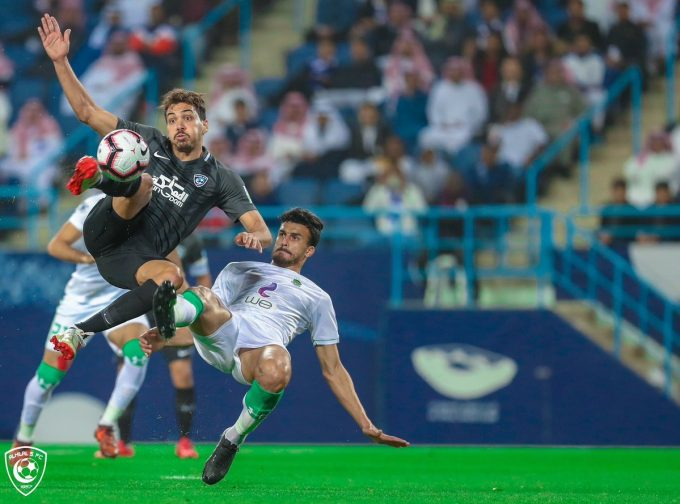
#> input picture ce3.jpg, 680 x 504 px
$ python ImageMasking.py --image ce3.jpg
#> lines starting #> are read from the running program, lines starting #| are printed output that depends on the picture; after the words box and inside, x2 and y2 are one past the last pixel; in counts of white or black regions, pixels touching at a corner belong together
import numpy as np
import cv2 as cv
import argparse

ap=argparse.ArgumentParser()
ap.add_argument("-i","--image",required=True,help="Path to img")
args=vars(ap.parse_args())

img= cv.imread(args["image"])
#> img is the input picture: shape (504, 680, 3); mean B, G, R 100.4, 101.9, 69.7
cv.imshow("org",img)

mask=np.zeros(img.shape[:2],dtype="uint8")
(cx,cy)=(img.shape[1]//2,img.shape[0]//2)
#> cx = 340; cy = 252
cv.rectangle(mask,(cx-90,cy-90),(cx+90,cy+90),(255.255,255),-1)
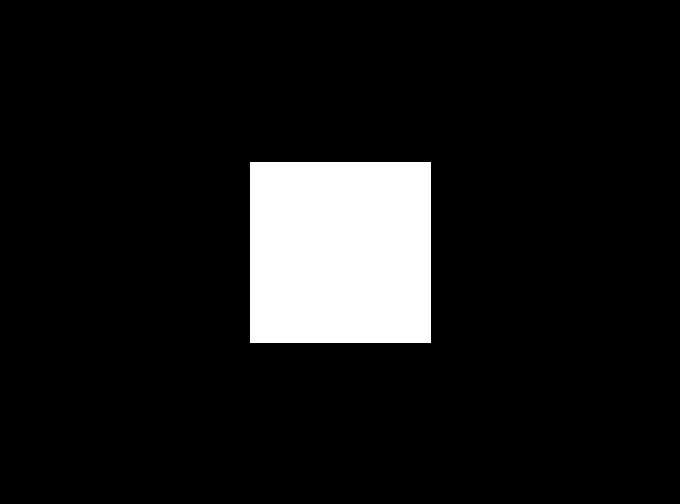
#> mask: shape (504, 680); 9.6% white; 1 white region, box (x1, y1, x2, y2) and area: (250, 162, 431, 343) 32761
cv.imshow("mask",mask)

masked=cv.bitwise_and(img,img,mask=mask)
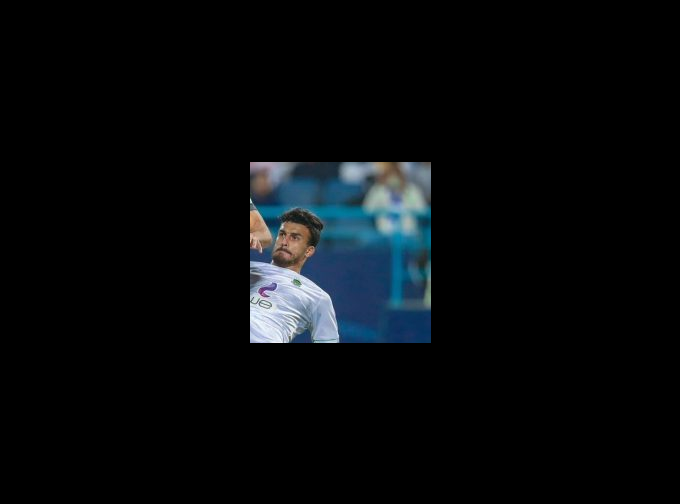
#> masked: shape (504, 680, 3); mean B, G, R 12.1, 10.1, 7.4
cv.imshow("masked",masked)
cv.waitKey(0)
